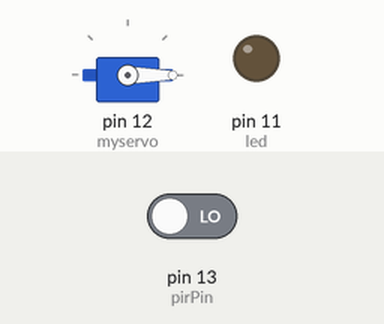
This sketch was run on a simulated Arduino Uno, built with avr-gcc and run on an emulated ATmega328P. On the bench: servo, output pins drawn as LEDs (lit = HIGH). The inputs (shaded band) are chosen by the test bench; at power-on: pin 13 (pirPin) LOW. What the sketch prints to the serial monitor is not drawn.

Above: at 1.2 s.
1.3 s: pin 13 (pirPin) driven HIGH
At 1.77 s:
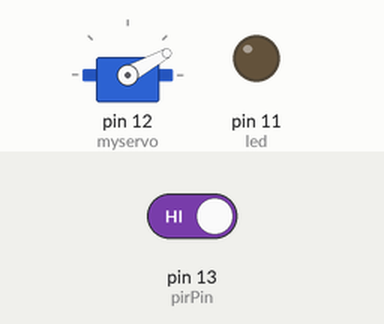
At 3.8 s:
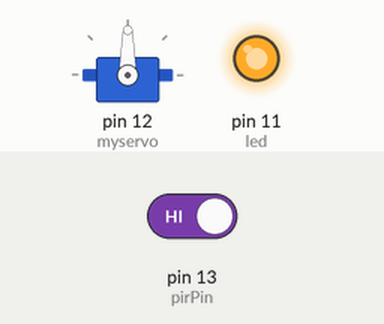
4.3 s: pin 13 (pirPin) driven LOW
At 6.7 s:
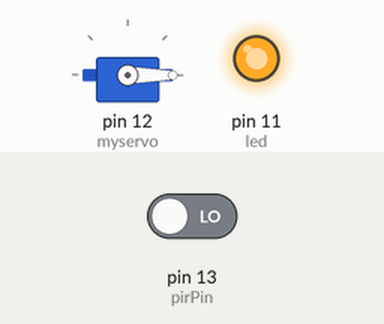
Timing chart, 0 to 8.2 s (numbered marks = the images above; inputs shaded):
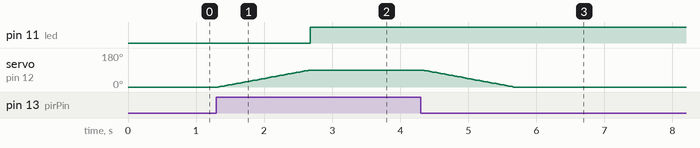

Measured:
- after the input at 1.3 s, pin 11 (led): LOW → HIGH after 1.4 s; servo on pin 12 (myservo): moves from 0° to 90° over 1.4 s, starting at once
- after the input at 4.3 s, servo on pin 12 (myservo): moves from 90° to 0° over 1.3 s, starting at once

The sketch:

smart_gate_using_pir_sensor1.ino
```cpp
// C++ code
//
#include <Servo.h>
Servo myservo;
int pos = 0;
int pirPin = 13;
int pirValue;
int motionDetected = 0;
int led=11;

void setup()
{
  Serial.begin(9600);
  pinMode(pirPin, INPUT);
  myservo.attach(12);
  myservo.write(pos);
  pinMode(led, OUTPUT);
}

void loop()
{
  pirValue = digitalRead(pirPin);
  Serial.println(pirValue);
  if(pirValue == 1) {
   motionDetected = 1;
  }
  else
   {     if(pos!=0){
         Serial.println("3");
         for (pos = 90; pos >= 0; pos--) { //closing the door
           myservo.write(pos);
           delay(15); }}
         pos=0;
   }
  while(motionDetected == 1) {
    if(pos==0){
       Serial.println("1");
       for (pos = 0; pos <= 90; pos++) {  //opening the door
         myservo.write(pos);
         delay(15);  }
       digitalWrite(led,HIGH);
       }
    else{
      Serial.println("2");
       myservo.write(90);
      motionDetected = 0;
      }
}
}
```
